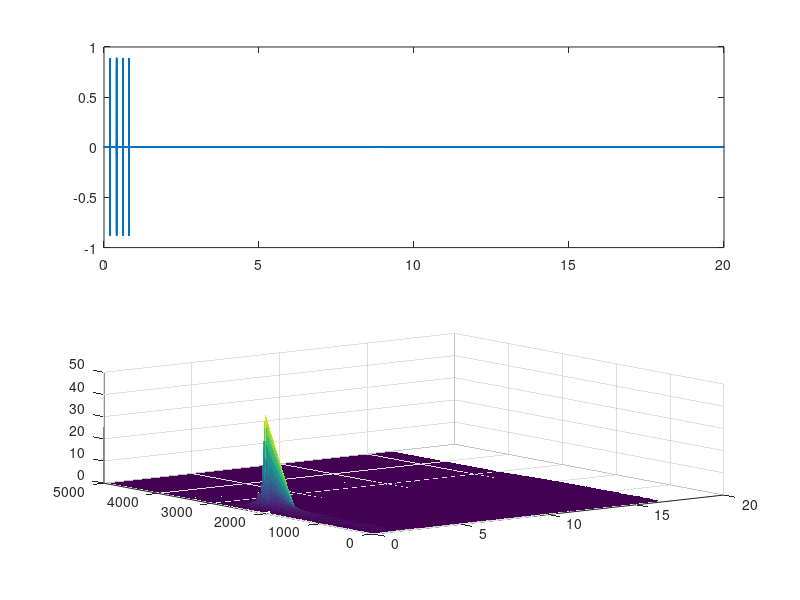

Write the MATLAB code that produced this figure.


SAMP_F  = 10000;  % Hz
LEN_SEC =  20;   % sec

SAMP_T = 1/SAMP_F;
LEN_N  = round(LEN_SEC/SAMP_T);

% create 2kHz sine wave
t = [1:round(0.01/SAMP_T)]*SAMP_T;
SDAT = sin(2*pi*2000*t);


% create simulated data
DAT = rand(1,LEN_N)*0.01;

for N = 1:4,
  idx = [1:length(SDAT)] + round(0.2*N/SAMP_T);
  DAT(idx) = DAT(idx) + SDAT;
end


% apply low-pass filter
[b,a] = butter(4,0.5,'low');
DAT = filtfilt(b,a,DAT);



T = [1:length(DAT)]*SAMP_T;
nfft = 2^nextpow2(2/SAMP_T);

[B,Fb,Tb] = specgram(DAT,nfft,SAMP_F,nfft,nfft/2);

% remove DC and neary-DC components
Fb = Fb(3:end);
B = B(3:end,:);

figure;
subplot(2,1,1);
plot(T,DAT);
subplot(2,1,2);
%imagesc(Tb,Fb,abs(B));
surf(Tb,Fb,abs(B),'linestyle','none');
